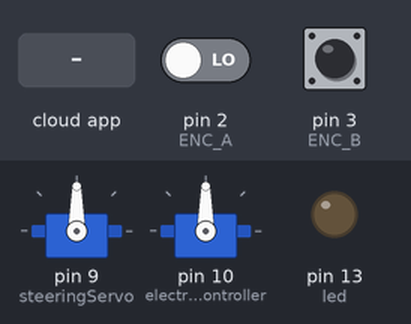
Recording of a sketch running on a simulated Arduino Uno, built with avr-gcc and run on an emulated ATmega328P. Shown: 2 × servo, output pins drawn as LEDs (lit = HIGH). Inputs (shaded band) come from the test bench; at power-on: pin 2 (ENC_A) LOW, pin 3 (ENC_B) HIGH. The ROS host is connected and sends only what is stated.

Above: at 2.2 s.
2.3 s: the phone or cloud app sets linear.x to -100
At 3.5 s:
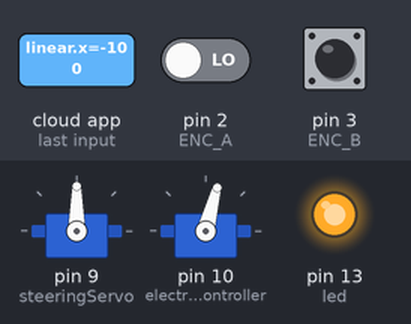
3.8 s: the phone or cloud app sets angular.z to -100
At 4.8 s:
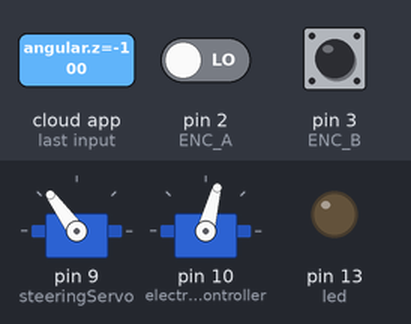
5.3 s: the phone or cloud app sets linear.x to 0
At 5.9 s:
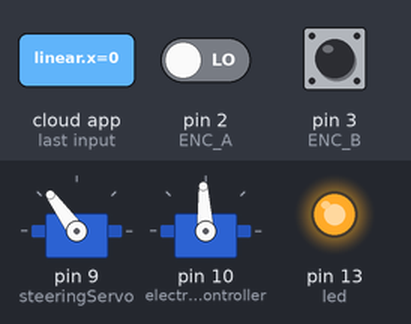
6.8 s: the phone or cloud app sets angular.z to 100
At 7.1 s:
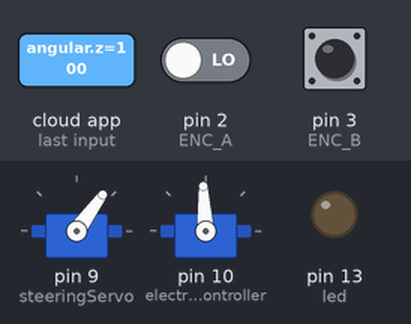
8.3 s: the phone or cloud app sets linear.x to 100
At 9.4 s:
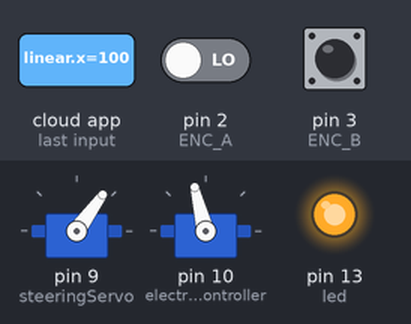
9.8 s: the phone or cloud app sets angular.z to 0
At 10.5 s:
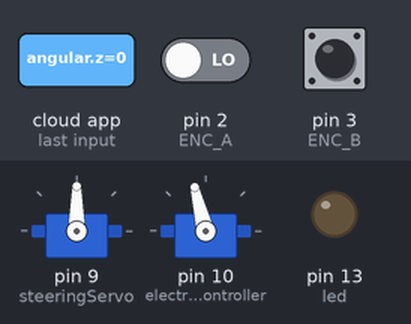
Timing chart, 0 to 12.3 s (numbered marks = the images above; inputs shaded):
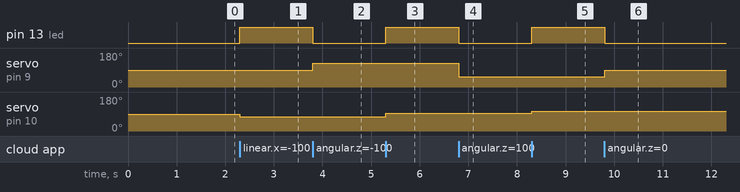

The sketch:

jetsoncar.ino
```cpp
// (licence header left out)
/*

  Plat4. Inc, (Yukihiro SAITO)
  email : yukihiro.saito@tier4.jp
  MIT License
*/

#if defined(ARDUINO) && ARDUINO >= 100
  #include "Arduino.h"
#else
  #include <WProgram.h>
#endif

#include <Servo.h>
#include <MsTimer2.h>
#define USB_USBCON
#include <ros.h>
#include <std_msgs/UInt16.h>
#include <std_msgs/String.h>
#include <std_msgs/Int32.h>
#include <std_msgs/Empty.h>
#include <geometry_msgs/Twist.h>

// Wcheel Encoder
// A相ピン割り当て
#define ENC_A 2
// B相ピン割り当て
#define ENC_B 3
// B相の前回値
volatile int oldEncB;
// エンコーダ値
volatile int encValue;

// ROS
ros::NodeHandle  nodeHandle;

// TRAXXAS Electronic Speed Controller (ESC)
const int minSteering = 30 ;
const int maxSteering = 150 ;
const int minThrottle = 0 ;
const int maxThrottle = 150 ;
const float steeringScale = 0.3;
const float steeringOffset = 0.5;
const float electronicSpeedScale = 0.1;
const float electronicSpeedOffset = 0.52;
Servo steeringServo;
Servo electronicSpeedController ;  // The ESC on the TRAXXAS works like a Servo


// For DEBUG
std_msgs::Int32 str_msg;
ros::Publisher chatter("chatter", &str_msg);


std_msgs::Int32 wheel_encode_count_msg;
ros::Publisher wheel_encode_counter("wheel_encode_count", &wheel_encode_count_msg);
geometry_msgs::Twist targetTwistMsg;

// Arduino 'map' funtion for floating point
double fmap (double toMap, double in_min, double in_max, double out_min, double out_max) {
  return (toMap - in_min) * (out_max - out_min) / (in_max - in_min) + out_min;
}


void doEncoderCounter(void){
  int newEncB = digitalRead(ENC_B);
  int newEncA = digitalRead(ENC_A);

  if (newEncA){
    if (oldEncB && !newEncB) { // up
      encValue++;
    } else { // down
      encValue--;
    }
  } else {
    if (oldEncB && !newEncB) { // down
      encValue--;
    } else { // up
      encValue++;
    }
  }
  oldEncB = newEncB;
}

void driveCallback ( const geometry_msgs::Twist&  twistMsg )
{
  targetTwistMsg = twistMsg;

  int steeringAngle = fmap(-1.0 * (twistMsg.angular.z * steeringScale) + steeringOffset, 0.0, 1.0, minSteering, maxSteering) ;
  // The following could be useful for debugging
  // str_msg.data= steeringAngle ;
  // chatter.publish(&str_msg);
  // Check to make sure steeringAngle is within car range
  if (steeringAngle < minSteering) {
    steeringAngle = minSteering;
  }
  if (steeringAngle > maxSteering) {
    steeringAngle = maxSteering ;
  }
  steeringServo.write(steeringAngle) ;

  // ESC forward is between 0.5 and 1.0
  int escCommand ;
  if (twistMsg.linear.x >= 0.5) {
    escCommand = (int)fmap(twistMsg.linear.x * electronicSpeedScale + electronicSpeedOffset, 0.5, 1.0, 90.0, maxThrottle) ;
  } else {
    escCommand = (int)fmap(twistMsg.linear.x * electronicSpeedScale + electronicSpeedOffset, 0.0, 1.0, 0.0, 180.0) ;
  }
  // Check to make sure throttle command is within bounds
  if (escCommand < minThrottle) {
    escCommand = minThrottle;
  }
  if (escCommand > maxThrottle) {
    escCommand = maxThrottle ;
  }
  // The following could be useful for debugging
  str_msg.data= escCommand ;
//  chatter.publish(&str_msg);
  if (87 <= escCommand && escCommand <= 97)
    escCommand = 93;
  electronicSpeedController.write(escCommand) ;
  digitalWrite(13, HIGH-digitalRead(13));  //toggle led

}

ros::Subscriber<geometry_msgs::Twist> driveSubscriber("/cmd_vel", &driveCallback) ;

void wec_publish () {
   wheel_encode_count_msg.data = encValue;
   wheel_encode_counter.publish( &wheel_encode_count_msg );
   encValue = 0;
}

void setup(){
  pinMode(13, OUTPUT);
  Serial.begin(57600) ;

  // ROS
  nodeHandle.initNode();
  nodeHandle.advertise(chatter);  // This can be useful for debugging purposes
  nodeHandle.advertise(wheel_encode_counter);  // This can be useful for debugging purposes
  nodeHandle.subscribe(driveSubscriber) ;  // Subscribe to the steering and throttle messages

  // Wheel Encoder
  pinMode(ENC_A, INPUT);
  pinMode(ENC_B, INPUT);
  encValue = 0;
  oldEncB = digitalRead(ENC_B);
  attachInterrupt(0, doEncoderCounter, CHANGE);
  MsTimer2::set(100, wec_publish); // publish wheel encode count
  MsTimer2::start();

  // TRAXXAS Electronic Speed Controller (ESC)
  steeringServo.attach(9); // Steering servo is attached to pin 9
  electronicSpeedController.attach(10); // ESC is on pin 10
  // Initialize Steering and ESC setting
  // Steering centered is 90, throttle at neutral is 90
  steeringServo.write(90) ;
  electronicSpeedController.write(90) ;

  // Controll
  targetTwistMsg.angular.z = 0.0;
  targetTwistMsg.linear.x = 0.0;
  targetTwistMsg.linear.y = 0.0;
  targetTwistMsg.linear.z = 0.0;
  delay(1000) ;

}

void loop(){
  nodeHandle.spinOnce();
  delay(1);
}
```

Measured:
- after the input at 2.3 s, pin 13 (led): LOW → HIGH at once; servo on pin 10 (electronicSpeedController): 90° → 75° at once
- after the input at 3.8 s, pin 13 (led): HIGH → LOW at once; servo on pin 9 (steeringServo): 90° → 126° at once
- after the input at 5.3 s, pin 13 (led): LOW → HIGH at once; servo on pin 10 (electronicSpeedController): 75° → 93° at once
- after the input at 6.8 s, pin 13 (led): HIGH → LOW at once; servo on pin 9 (steeringServo): 126° → 54° at once
- after the input at 8.3 s, pin 13 (led): LOW → HIGH at once; servo on pin 10 (electronicSpeedController): 93° → 104° at once
- after the input at 9.8 s, pin 13 (led): HIGH → LOW at once; servo on pin 9 (steeringServo): 54° → 90° at once
